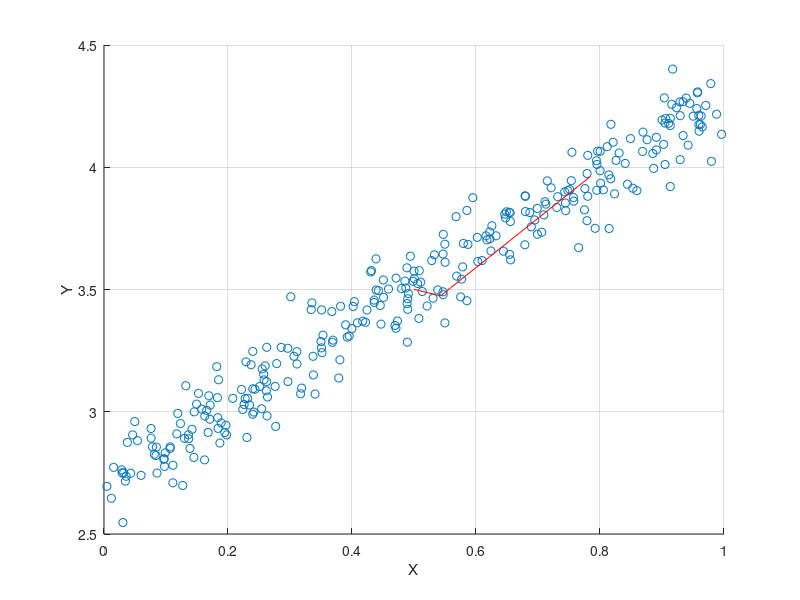

Write MATLAB code to recreate this figure.
load points2D_Set1.mat
%disp(x)
data = [x y];
data =  transpose(data);
mean = [sum(x)/length(x); sum(y)/length(y)]; %calculating mean of observation

cov = ((data-mean)*transpose((data-mean)))/(length(x)-1);   % calculating covariance of observation
eigenvalues = eig(cov);       % eigenvalues and eigenvector of 
[eigenvectors,D] = eig(cov);  % covariance matrix

% initial point of linear graph
x1 = mean(1); y1 = mean(2);

%finding other 2 points for plotting the linear relationship between X and Y
slope1 = (eigenvectors(2,1)/eigenvectors(1,1));
slope2 = (eigenvectors(2,2)/eigenvectors(1,2));
eigenvalues = sqrt(eigenvalues);

x2 = x1 + eigenvalues(1)*cos(atan(slope1));
y2 = y1 + eigenvalues(1)*sin(atan(slope1));
x3 = x1 + eigenvalues(2)*cos(atan(slope2));
y3 = y1 + eigenvalues(2)*sin(atan(slope2));

set_x=[x1,x2,x3];set_y=[y1,y2,y3];

figure;
scatter(x,y)
hold on
plot(set_x,set_y, 'red') %plotting mean
xlabel('X');
ylabel('Y');
%axis('equal');
hold on
grid on

